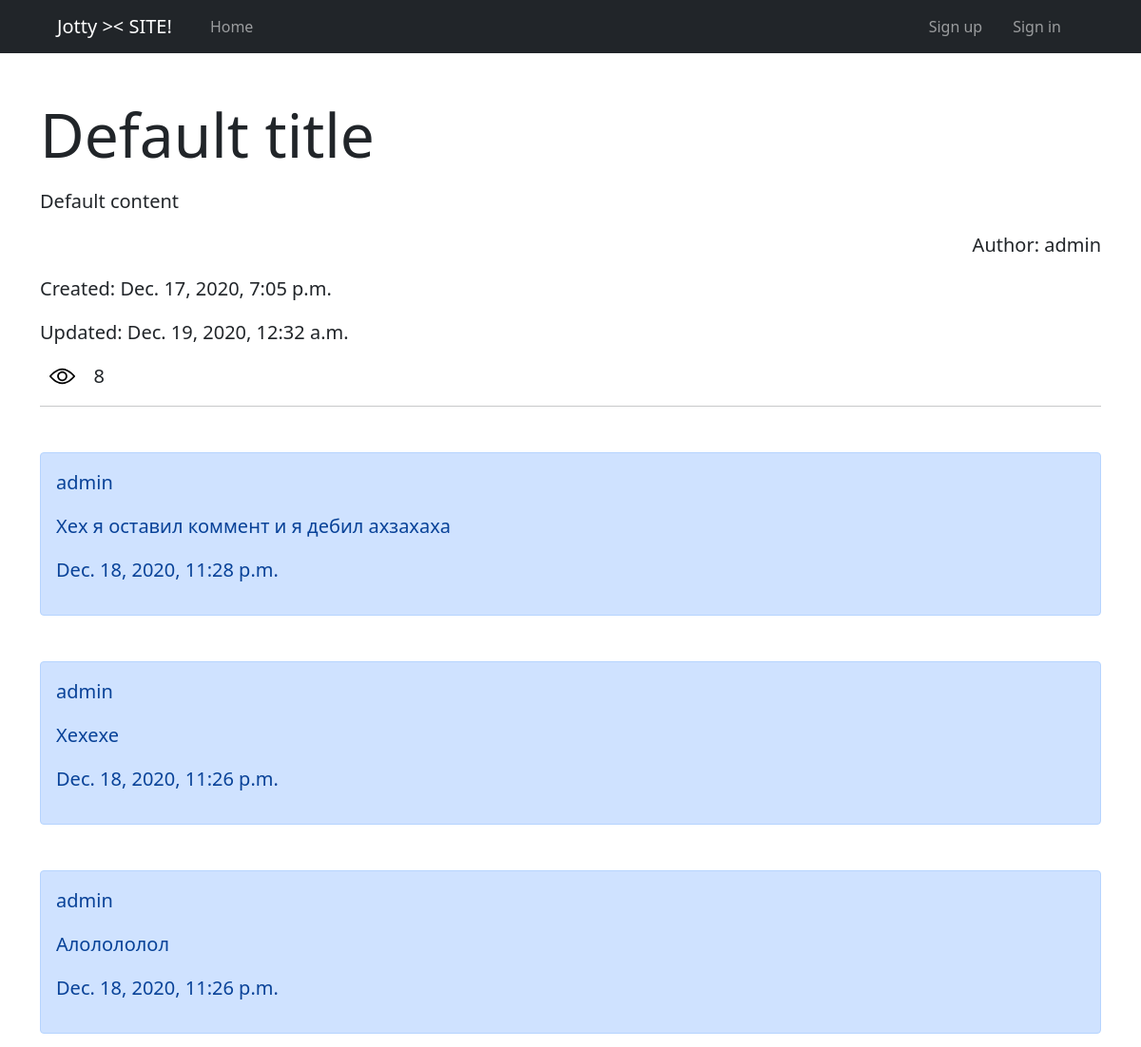
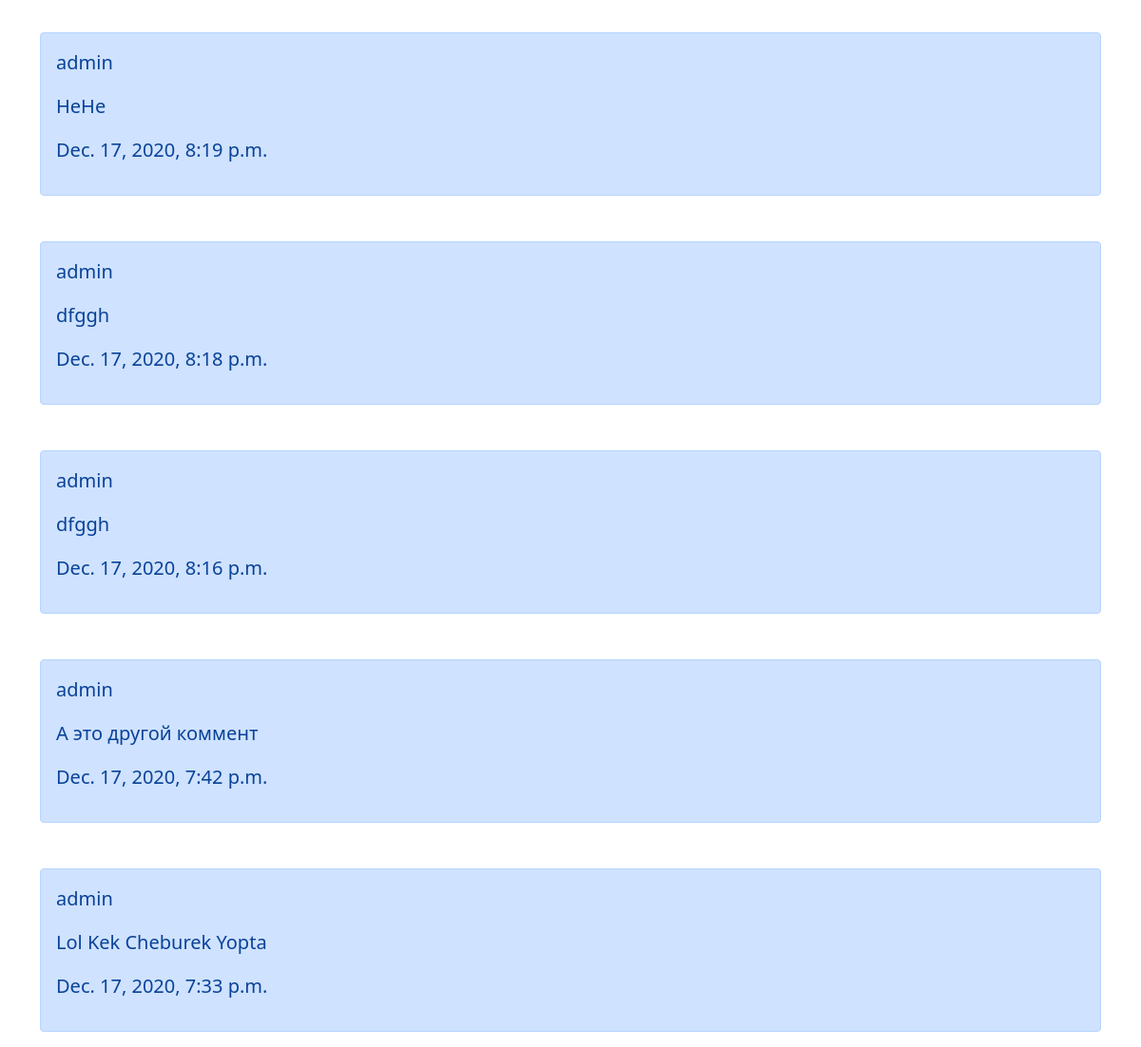
Page /8 on the committed database (2 pictures, top to bottom).
### blog/models.py (models this page shows, shortened)
class Post(models.Model):
    title = models.CharField(
        max_length=255, default="Default title"
    )
    content = models.TextField(default="Default content")
    created_at = models.DateTimeField(auto_now_add=True)
    updated_at = models.DateTimeField(auto_now=True)
    views = models.IntegerField(default=0)
    is_published = models.BooleanField(default=False)
    author = models.ForeignKey(
        User,
        on_delete=models.SET_NULL,
        unique=False,
        null=True,
        default=None
    )
    class Meta:
        verbose_name = "Пост"
        verbose_name_plural = "Посты"

class Comment(models.Model):
    author = models.ForeignKey(User, on_delete=models.CASCADE)
    post = models.ForeignKey('Post', on_delete=models.CASCADE, null=False)
    text = models.TextField()
    created_at = models.DateTimeField(auto_now_add=True)
    class Meta:
        verbose_name = "Комментарий"
        verbose_name_plural = "Комментарии"

### blog/views.py (the view, shortened to what this page needs)
# urls.py: path('<int:pk>', DetailPost.as_view(), name="detail"),
class DetailPost(FormMixin, DetailView):
    template_name = "blog/detail.html"
    model = Post
    form_class = CreateComment
    def get_queryset(self):
        return super(DetailPost, self).get_queryset().filter(is_published=True)
    def get_context_data(self, **kwargs):
        data = super().get_context_data(**kwargs)
        data['comments'] = Comment.objects.filter(post=kwargs['object'].id).order_by('-created_at')
        data['is_authed'] = self.request.user.is_authenticated
        data['form'] = self.get_form()
        return data
    def get(self, request, *args, **kwargs):
        post_object = self.get_object()
        post_object.views += 1
        post_object.save()
        return super().get(request, *args, **kwargs)

### templates/blog/detail.html (shortened to what this page needs)
{% extends 'base.html' %}
{% load static %}
{% block content %}
    <div class="container mt-5">
        <h1 class="display-3 mt-3">{{ post.title }}</h1>
        <p class="lead mt-3">{{ post.content }}</p>
        <p class="lead mt-3 text-end">Author: {{ post.author }}</p>
        <p class="lead mt-3">Created: {{ post.created_at }}</p>
        <p class="lead mt-3">Updated: {{ post.updated_at }}</p>
        <div class="d-flex align-items-center" style="width: 7%; justify-content: space-around">
            <img src="{% static 'view.svg' %}" alt="View image" style="width: 34%">
            <span style="font-size: 20px">{{ post.views }}</span>
        </div>
        <hr>
        <div class="comments mt-5">
            {% for comment in comments %}
                <div class="comment alert alert-primary mt-5" role="alert">
                        <p class="lead" style="font-size: 20px">{{ comment.author }}</p>
                        <p class="lead" style="font-size: 20px">{{ comment.text }}</p>
                        <p class="lead" style="font-size: 20px">{{ comment.created_at }}</p>
                </div>
            {% endfor %}
        </div>
    </div>
{% endblock %}

### rows in the picture
Post: title "Default title", content "Default content", author "admin", created_at "Dec. 17, 2020, 7:05 p.m.", updated_at "Dec. 19, 2020, 12:32 a.m.", views "8"
Comment: author "admin", text "Хех я оставил коммент и я дебил ахзахаха", created_at "Dec. 18, 2020, 11:28 p.m."
Comment: author "admin", text "Хехехе", created_at "Dec. 18, 2020, 11:26 p.m."
Comment: author "admin", text "Алолололол", created_at "Dec. 18, 2020, 11:26 p.m."
Comment: author "admin", text "HeHe", created_at "Dec. 17, 2020, 8:19 p.m."
Comment: author "admin", text "dfggh", created_at "Dec. 17, 2020, 8:18 p.m."
Comment: author "admin", text "dfggh", created_at "Dec. 17, 2020, 8:16 p.m."
Comment: author "admin", text "А это другой коммент", created_at "Dec. 17, 2020, 7:42 p.m."
Comment: author "admin", text "Lol Kek Cheburek Yopta", created_at "Dec. 17, 2020, 7:33 p.m."
